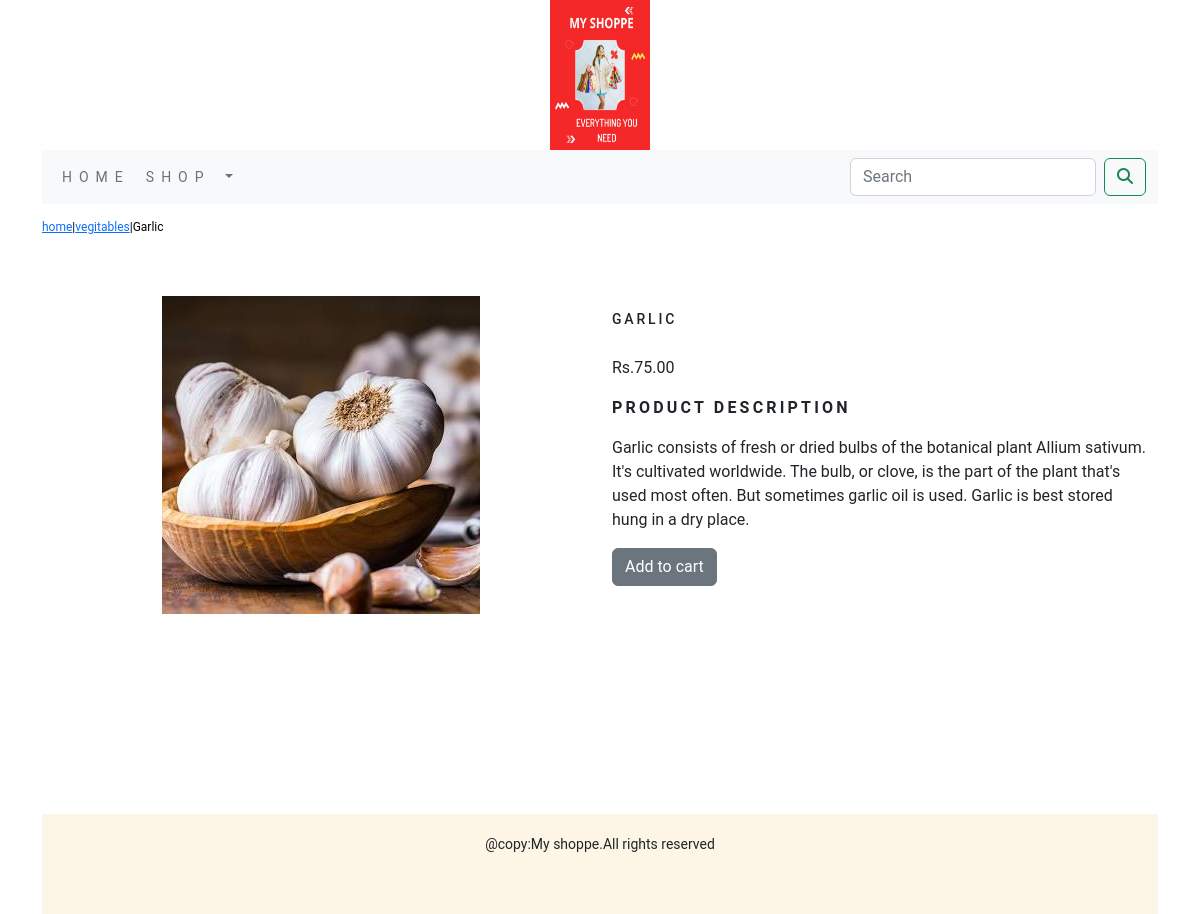
The app's page /shop/vegitables/garlic/ with its own data.
### shopapp/models.py (models this page shows, shortened)
class Product(models.Model):
    name=models.CharField(max_length=250,unique=True)
    slug=models.SlugField(max_length=250,unique=True)
    description=models.TextField(blank=True)
    price=models.DecimalField(max_digits=10,decimal_places=2)
    category=models.ForeignKey(Category,on_delete=models.CASCADE)
    image=models.ImageField(upload_to='product',blank=True)
    stock=models.IntegerField()
    available=models.BooleanField(default=True)
    created=models.DateTimeField(auto_now_add=True)
    updated=models.DateTimeField(auto_now=True)
    class Meta:
        ordering=('name',)
        verbose_name='product'
        verbose_name_plural='products'

class Category(models.Model):
    name=models.CharField(max_length=250,unique=True)
    slug=models.SlugField(max_length=250,unique=True)
    description=models.TextField(blank=True)
    image=models.ImageField(upload_to='category',blank=True)
    class Meta:
        ordering=('name',)
        verbose_name='category'
        verbose_name_plural='categories'
    def get_urls(self):
        return reverse('shopapp:products_by_category',args=[self.slug])
    def __str__(self):
        return '{}'.format(self.name)

### shopapp/views.py (the view)
# urls.py: path('<slug:c_slug>/<slug:product_slug>/',views.proDetails,name='proCatDetails')
def proDetails(request,c_slug,product_slug):
    try:
        product=Product.objects.get(category__slug=c_slug,slug=product_slug)
    except Exception as e:
        raise e
    return render(request,'product.html',{'product':product})

### cart/context_processors.py (called while the page is built)
def counter(request):
    item_count=0
    if 'admin' in request.path:
        return {}
    else:
        try:
            cart=Cart.objects.filter(cart_id=cart_id(request))
            cart_items=CartITem.objects.all().filter(cart=cart[:1])
            for cart_item in cart_items:
                item_count += cart_item.quantity
        except Cart.DoesNotExist:
            item_count=0
    return dict(item_count=item_count)

### cart/views.py (called while the page is built)
def cart_id(request):
    cart=request.session.session_key
    if not cart:
        cart=request.session.create()
    return cart

### shopapp/context_processors.py (called while the page is built)
def menu_links(request):
    links=Category.objects.all()
    return dict(links=links)

### templates/product.html (shortened to what this page needs)
{% extends 'base.html' %}
{% load static %}
{% block content %}
<div class="my-prod-row-class">
   <div class="mx-auto">
      <p><a href="{% url 'shopapp:allProdCat' %}">home</a>|<a href="{{product.category.get_url}}">{{product.category}}</a>|{{product.name}} </p>
   </div>
</div>
<div class="container">
<br>
<div class="row">
   <div class="col-12 col-sm-12 col-md-12 col-lg-6 text-center">
      <div style="min-width:18rem">
         <img src="{{product.image.url}}" alt="{{product.name}}">
      </div>
   </div>
   <div class="col-12 col-sm-12 col-md-12 col-lg-6">
      <div>
         <h1 class="my-prod-title">{{product.name}}</h1>
         <p>Rs.{{product.price}}</p>
         <p class="my-title"><b>product description</b></p>
         <p class="text-justify my-prod-text">{{product.description}}</p>
         {% if product.stock <= 0 %}
           <p class="text-justify my-prod-text"></p><b>Out of stock</b>
         {% else %}
            <a class="btn btn-secondary"  href="{% url 'cart:add_cart' product.id %}">Add to cart</a>
         {% endif %}
      </div>
   </div>
</div>
{% endblock %}

### static/css/custom.css (style rules this page uses)
body { font-family: 'Roboto', sans-serif; }
.my-title { font-size:16px; text-transform:uppercase; letter-spacing:.2em; }
.my-prod-row-class { padding-top:14px; padding-bottom:20px; }
.my-prod-row-class .mx-auto { color:#000; font-size:12px; text-decoration:None; }
.my-prod-title { font-size:14px; text-transform:uppercase; letter-spacing:.2em; padding-top:15px; padding-bottom:20px; }

### records on screen
Product: category "vegitables", name "Garlic", image (picture), name "GARLIC", price "75.00", description "Garlic consists of fresh or dried bulbs of the botanical plant Allium sativum. It's cultivated worldwide. The bulb, or clove, is the part of the plant that's used most often. But sometimes garlic oil is used. Garlic is best stored hung in a dry place."
